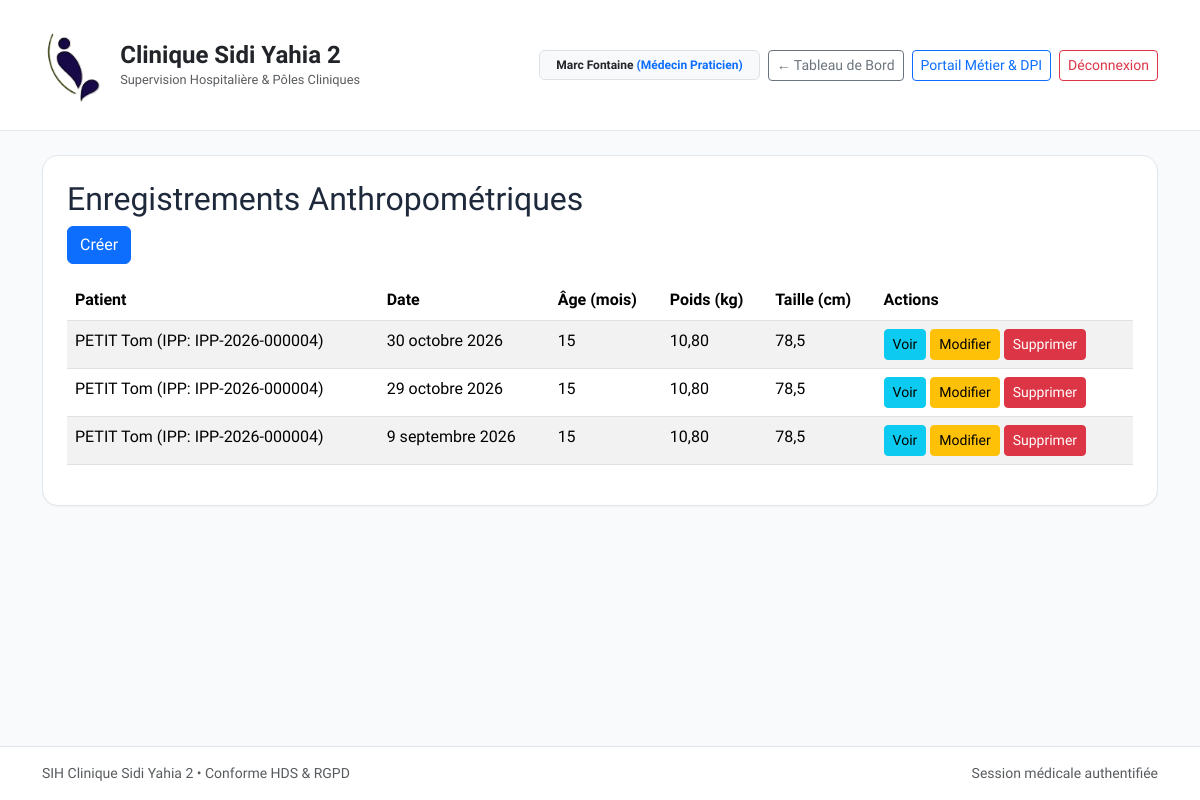
The page /pediatrie/anthropometry/ (signed in) on the database its author committed.
### apps/core/models.py (models this page shows, shortened)
class CustomUser(AbstractUser):
    role = models.CharField(
        max_length=30,
        choices=UserRole.choices,
        default=UserRole.MEDECIN,
        verbose_name="Rôle hospitalier",
    )
    department = models.ForeignKey(
        Department,
        on_delete=models.PROTECT,
        null=True,
        blank=True,
        related_name="staff_members",
        verbose_name="Département d'affectation",
    )
    license_number = models.CharField(
        max_length=30,
        blank=True,
        verbose_name="Numéro RPPS / ADELI",
        help_text="Identifiant national des professionnels de santé",
    )
    phone_number = models.CharField(
        max_length=20,
        blank=True,
        verbose_name="Numéro de téléphone d'urgence / Bip",
    )
    class Meta:
        verbose_name = "Personnel Médical / Utilisateur"
        verbose_name_plural = "Personnel Médical / Utilisateurs"

class AuditableModel(models.Model):
    created_at = models.DateTimeField(
        auto_now_add=True,
        verbose_name="Date de création",
        help_text="Horodatage immuable de l'enregistrement",
    )
    updated_at = models.DateTimeField(
        auto_now=True,
        verbose_name="Dernière mise à jour",
        help_text="Horodatage automatique de la dernière modification",
    )
    class Meta:
        abstract = True

class Patient(AuditableModel):
    ipp = models.CharField(
        max_length=20,
        unique=True,
        editable=False,
        verbose_name="IPP (Identifiant Permanent Patient)",
        help_text="Format normalisé : IPP-YYYY-XXXXXX",
    )
    nir = models.CharField(
        max_length=15,
        unique=True,
        validators=[validate_french_nir],
        verbose_name="Numéro de Sécurité Sociale (NIR)",
        help_text="15 caractères avec clé de contrôle",
    )
    last_name = models.CharField(max_length=100, verbose_name="Nom usuel")
    first_name = models.CharField(max_length=100, verbose_name="Prénom")
    maiden_name = models.CharField(max_length=100, blank=True, verbose_name="Nom de naissance")
    birth_date = models.DateField(verbose_name="Date de naissance")
    gender = models.CharField(
        max_length=1,
        choices=[("M", "Masculin"), ("F", "Féminin"), ("I", "Indéterminé")],
        verbose_name="Sexe biologique",
    )
    blood_group = models.CharField(
        max_length=4,
        choices=BloodGroup.choices,
        default=BloodGroup.INDETERMINE,
        verbose_name="Groupe sanguin & Rhésus",
    )
    current_status = models.ForeignKey(
        PatientStatusConfig,
        on_delete=models.PROTECT,
        null=True,
        blank=True,
        related_name="patients",
        verbose_name="Statut actuel du patient",
    )
    status_updated_at = models.DateTimeField(
        null=True,
        blank=True,
        verbose_name="Dernier changement de statut",
    )
    known_allergies = models.TextField(blank=True, verbose_name="Allergies connues")
    major_medical_history = models.TextField(blank=True, verbose_name="Antécédents médico-chirurgicaux majeurs")
    ongoing_treatments = models.TextField(blank=True, verbose_name="Traitements en cours")
    trusted_person_name = models.CharField(max_length=120, blank=True, verbose_name="Personne de confiance / Représentant légal")
    trusted_person_relation = models.CharField(
        max_length=80,
        blank=True,
        default="Représentant légal / Tuteur",
        verbose_name="Qualité du représentant légal",
    )
    trusted_person_phone = models.CharField(max_length=25, blank=True, verbose_name="Téléphone de la personne de confiance")
    phone = models.CharField(max_length=25, blank=True, verbose_name="Téléphone patient")
    email = models.EmailField(blank=True, verbose_name="Adresse courriel")
    address = models.CharField(max_length=255, blank=True, verbose_name="Adresse postale")
    city = models.CharField(max_length=100, blank=True, verbose_name="Ville / Commune")
    state_province = models.CharField(max_length=100, blank=True, verbose_name="Wilaya / Province / État")
    national_id_number = models.CharField(max_length=50, blank=True, verbose_name="N° PC ou Carte d'Identité (CI)")
    class Meta:
        verbose_name = "Dossier Patient Unique (DPI)"
        verbose_name_plural = "Dossiers Patients Uniques (DPI)"
        ordering = ["last_name", "first_name"]
    def __str__(self) -> str:
        return f"{self.last_name.upper()} {self.first_name} (IPP: {self.ipp})"

### apps/pediatrie/models.py (models this page shows, shortened)
class AnthropometricRecord(AuditableModel):
    patient = models.ForeignKey(
        Patient,
        on_delete=models.CASCADE,
        related_name="anthropometric_records",
        verbose_name="Enfant (DPI)",
    )
    recorded_by = models.ForeignKey(
        CustomUser,
        on_delete=models.PROTECT,
        verbose_name="Praticien / Soignant ayant mesuré",
    )
    measurement_date = models.DateField(default=date.today, verbose_name="Date de mesure")
    age_in_months = models.PositiveIntegerField(verbose_name="Âge de l'enfant (en mois)")
    weight_kg = models.DecimalField(max_digits=5, decimal_places=2, verbose_name="Poids (kg)")
    height_cm = models.DecimalField(max_digits=5, decimal_places=1, verbose_name="Taille (cm)")
    cranial_perimeter_cm = models.DecimalField(
        max_digits=4, decimal_places=1, verbose_name="Périmètre crânien (cm)"
    )
    body_mass_index = models.DecimalField(
        max_digits=4, decimal_places=1, null=True, blank=True, verbose_name="IMC calculé (kg/m²)"
    )
    percentiles_notes = models.CharField(
        max_length=150, blank=True, verbose_name="Positionnement sur courbe (ex: Médiane, +1 DS)"
    )
    clinical_observations = models.TextField(blank=True, verbose_name="Observations cliniques")
    class Meta:
        verbose_name = "Relevé Anthropométrique Pédiatrique"
        verbose_name_plural = "Relevés Anthropométriques Pédiatriques"
        ordering = ["-measurement_date"]

### apps/pediatrie/views.py (the view)
# urls.py: path("anthropometry/", views.AnthropometricRecordListView.as_view(), name="anthro_list"),
class AnthropometricRecordListView(LoginRequiredMixin, RoleRequiredMixin, ListView):
    model = AnthropometricRecord
    template_name = "pediatrie/anthropometric_list.html"
    context_object_name = "records"
    paginate_by = 20
    ordering = ["-measurement_date"]
    def get_queryset(self):
        qs = super().get_queryset().select_related("patient", "recorded_by")
        q = self.request.GET.get("q")
        if q:
            qs = qs.filter(patient__last_name__icontains=q)
        return qs

### apps/core/context_processors.py (called while the page is built)
def clinic_branding(request: HttpRequest) -> Dict[str, str]:
    return {
        "CLINIC_LOGO_DATA_URI": get_clinic_logo_data_uri(),
    }

### apps/pediatrie/views.py (called while the page is built)
def user_has_pediatrie_role(user):
    return user.is_authenticated and (
        user.is_superuser or user.role in [UserRole.ADMIN, UserRole.MEDECIN, UserRole.INFIRMIER, UserRole.SAGE_FEMME]
    )

    def test_func(self):
        return user_has_pediatrie_role(self.request.user)

### templates/pediatrie/anthropometric_list.html (shortened to what this page needs)
{% extends 'base.html' %}
{% load static %}
{% block content %}
<h2>Enregistrements Anthropométriques</h2>
<a href="{% url 'pediatrie:anthro_create' %}" class="btn btn-primary mb-3">Créer</a>
<table class="table table-striped">
  <thead>
    <tr>
      <th>Patient</th>
      <th>Date</th>
      <th>Âge (mois)</th>
      <th>Poids (kg)</th>
      <th>Taille (cm)</th>
      <th>Actions</th>
    </tr>
  </thead>
  <tbody>
    {% for record in records %}
    <tr>
      <td>{{ record.patient }}</td>
      <td>{{ record.measurement_date }}</td>
      <td>{{ record.age_in_months }}</td>
      <td>{{ record.weight_kg }}</td>
      <td>{{ record.height_cm }}</td>
      <td>
        <a href="{% url 'pediatrie:anthro_detail' record.pk %}" class="btn btn-sm btn-info">Voir</a>
        <a href="{% url 'pediatrie:anthro_update' record.pk %}" class="btn btn-sm btn-warning">Modifier</a>
        <a href="{% url 'pediatrie:anthro_delete' record.pk %}" class="btn btn-sm btn-danger">Supprimer</a>
      </td>
    </tr>
    {% empty %}
    <tr><td colspan="6">Aucun enregistrement.</td></tr>
    {% endfor %}
  </tbody>
</table>
{% endblock %}

### templates/base.html (shortened to what this page needs)
<!DOCTYPE html>
<html lang="fr">
<head>
    <link href="https://cdn.jsdelivr.net/npm/bootstrap@5.3.3/dist/css/bootstrap.min.css" rel="stylesheet">
</head>
<body class="d-flex flex-column min-vh-100">
    <nav class="navbar navbar-expand-lg sih-navbar py-3 mb-4">
        <div class="container">
            <a class="navbar-brand fw-bold text-dark d-flex align-items-center gap-3" href="{% url 'home_dashboard' %}">
                <img src="{{ CLINIC_LOGO_DATA_URI|default:'/static/images/logo_clinique.png' }}"
                    alt="Logo Clinique Sidi Yahia 2" style="height: 88px; width: auto; object-fit: contain;">
                <div>
                    <div class="fs-4 fw-bold lh-sm">Clinique Sidi Yahia 2</div>
                    <div class="text-muted fw-normal" style="font-size: 0.8rem;">Supervision Hospitalière &amp; Pôles
                        Cliniques</div>
                </div>
            </a>
            <div class="d-flex align-items-center gap-2 ms-auto flex-wrap">
                {% if request.user.is_authenticated %}
                <span class="badge bg-light text-dark border px-3 py-2">
                    {{ request.user.get_full_name|default:request.user.username }}
                    <span class="text-primary fw-bold">({{ request.user.get_role_display }})</span>
                </span>
                {% endif %}
                <a href="{% url 'home_dashboard' %}" class="btn btn-sm btn-outline-secondary">
                    &larr; Tableau de Bord
                </a>
                <a href="/admin/" class="btn btn-sm btn-outline-primary">
                    Portail Métier &amp; DPI
                </a>
                <a href="{% url 'logout' %}" class="btn btn-sm btn-outline-danger">
                    Déconnexion
                </a>
            </div>
        </div>
    </nav>
    <main class="container mb-5 flex-grow-1">
        <div class="sih-card p-4">
            {% block content %}{% endblock %}
        </div>
    </main>
    <footer class="bg-white border-top py-3 mt-auto">
        <div class="container d-flex justify-content-between text-muted small">
            <span>SIH Clinique Sidi Yahia 2 &bull; Conforme HDS &amp; RGPD</span>
            <span>Session médicale authentifiée</span>
        </div>
    </footer>
</body>
</html>

### templates/base.html (style rules this page uses)
body { font-family: 'Plus Jakarta Sans', sans-serif; background-color: #f8fafc; color: #1e293b; }
.sih-navbar { background: #ffffff; border-bottom: 1px solid #e2e8f0; }
.sih-card { background: #ffffff; border: 1px solid #e2e8f0; border-radius: 1rem; box-shadow: 0 1px 2px 0 rgba(0, 0, 0, 0.04); }

### rows shown on the page
CustomUser: user.get_full_name "Marc Fontaine", user.role "Médecin Praticien"
AnthropometricRecord: patient "PETIT Tom (IPP: IPP-2026-000004)", measurement_date "30 octobre 2026", age_in_months "15", weight_kg "10,80", height_cm "78,5"
AnthropometricRecord: patient "PETIT Tom (IPP: IPP-2026-000004)", measurement_date "29 octobre 2026", age_in_months "15", weight_kg "10,80", height_cm "78,5"
AnthropometricRecord: patient "PETIT Tom (IPP: IPP-2026-000004)", measurement_date "9 septembre 2026", age_in_months "15", weight_kg "10,80", height_cm "78,5"
